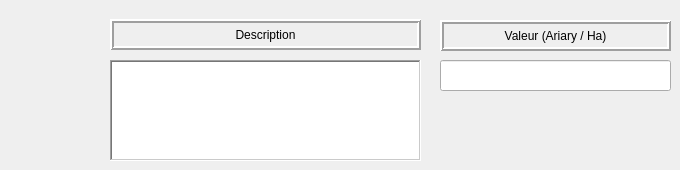
             <widget class="QWidget" name="page_9">
              <widget class="QLineEdit" name="lineEdit_84">
               <property name="geometry">
                <rect>
                 <x>440</x>
                 <y>60</y>
                 <width>231</width>
                 <height>31</height>
                </rect>
               </property>
               <property name="alignment">
                <set>Qt::AlignRight|Qt::AlignTrailing|Qt::AlignVCenter</set>
               </property>
              </widget>
              <widget class="QLabel" name="label_101">
               <property name="geometry">
                <rect>
                 <x>440</x>
                 <y>20</y>
                 <width>231</width>
                 <height>31</height>
                </rect>
               </property>
               <property name="frameShape">
                <enum>QFrame::Box</enum>
               </property>
               <property name="frameShadow">
                <enum>QFrame::Raised</enum>
               </property>
               <property name="lineWidth">
                <number>2</number>
               </property>
               <property name="text">
                <string>Valeur (Ariary / Ha)</string>
               </property>
               <property name="alignment">
                <set>Qt::AlignCenter</set>
               </property>
               <property name="wordWrap">
                <bool>false</bool>
               </property>
               <property name="margin">
                <number>0</number>
               </property>
              </widget>
              <widget class="QTextEdit" name="textEdit_17">
               <property name="geometry">
                <rect>
                 <x>110</x>
                 <y>60</y>
                 <width>311</width>
                 <height>101</height>
                </rect>
               </property>
               <property name="frameShape">
                <enum>QFrame::WinPanel</enum>
               </property>
               <property name="frameShadow">
                <enum>QFrame::Sunken</enum>
               </property>
               <property name="html">
                <string>&lt;!DOCTYPE HTML PUBLIC &quot;-//W3C//DTD HTML 4.0//EN&quot; &quot;http://www.w3.org/TR/REC-html40/strict.dtd&quot;&gt;
&lt;html&gt;&lt;head&gt;&lt;meta name=&quot;qrichtext&quot; content=&quot;1&quot; /&gt;&lt;style type=&quot;text/css&quot;&gt;
p, li { white-space: pre-wrap; }
&lt;/style&gt;&lt;/head&gt;&lt;body style=&quot; font-family:'Cantarell'; font-size:11pt; font-weight:400; font-style:normal;&quot;&gt;
&lt;p style=&quot;-qt-paragraph-type:empty; margin-top:0px; margin-bottom:0px; margin-left:0px; margin-right:0px; -qt-block-indent:0; text-indent:0px; font-family:'MS Shell Dlg 2'; font-size:8.25pt;&quot;&gt;&lt;br /&gt;&lt;/p&gt;&lt;/body&gt;&lt;/html&gt;</string>
               </property>
              </widget>
              <widget class="QLabel" name="label_102">
               <property name="geometry">
                <rect>
                 <x>110</x>
                 <y>19</y>
                 <width>311</width>
                 <height>31</height>
                </rect>
               </property>
               <property name="autoFillBackground">
                <bool>false</bool>
               </property>
               <property name="frameShape">
                <enum>QFrame::Box</enum>
               </property>
               <property name="frameShadow">
                <enum>QFrame::Raised</enum>
               </property>
               <property name="lineWidth">
                <number>2</number>
               </property>
               <property name="midLineWidth">
                <number>0</number>
               </property>
               <property name="text">
                <string>Description</string>
               </property>
               <property name="alignment">
                <set>Qt::AlignCenter</set>
               </property>
              </widget>
             </widget>
